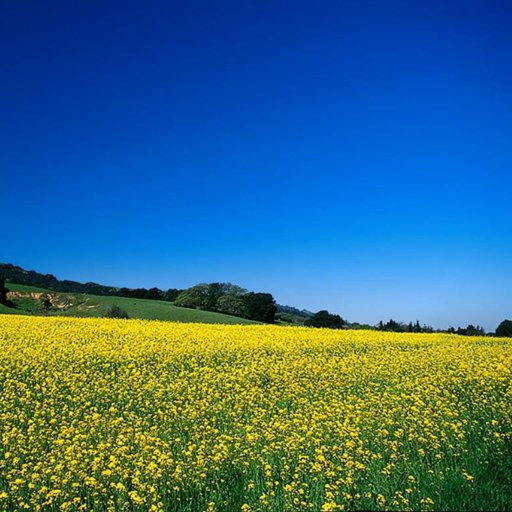
#> input picture 2025/Lab 5/Image1.png, 512 x 512 px
$ jupyter execute 'Lab 5.ipynb'
#> lines starting #> are read from the running program, lines starting #| are printed output that depends on the picture
[cell 1]
import numpy as np
import skimage as ski
import matplotlib.pyplot as plt

[cell 2]
x = [1, 2, 3, 4, 5]
y = [2, 3, 5, 7, 11]

plt.plot(x, y)
plt.show()
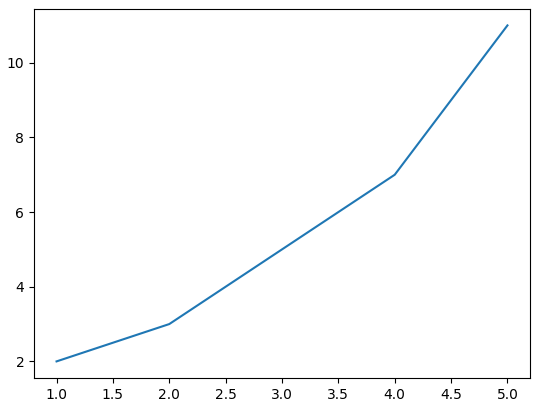
#> figure drawn by matplotlib, 1 panel

[cell 3]
plt.plot(x, y, color= "green", linestyle = "--", marker = "o")

plt.title("Sample Line Plot")
plt.xlabel("X Axis")
plt.ylabel("Y Axis")

plt.show()
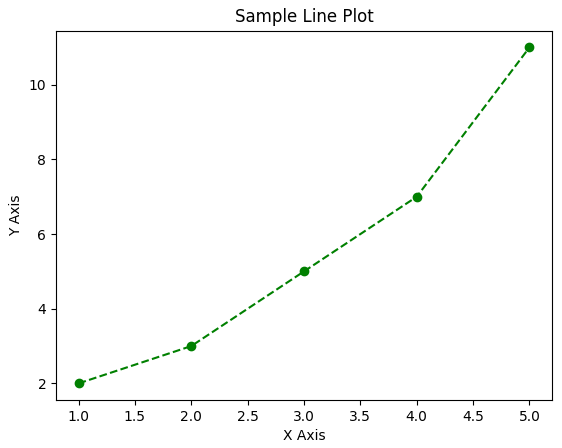
#> figure drawn by matplotlib, 1 panel

[cell 4]
categories = ['A', 'B', 'C', 'D']
values = [5, 7, 3, 8]

plt.bar(categories, values)
plt.show()
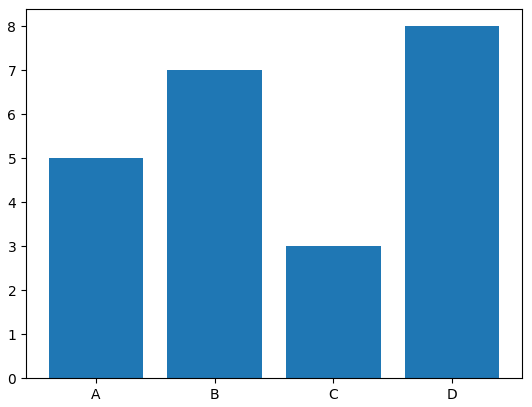
#> figure drawn by matplotlib, 1 panel; tallest bar 8 high, from x = 2.6 to 3.4

[cell 5]
values = [5, 7, 3, 8]

plt.hist(values, 10)
plt.show()
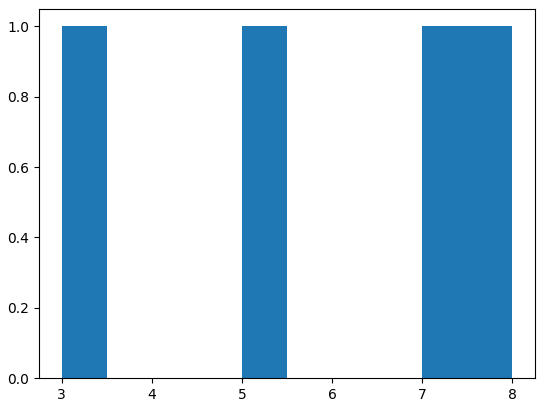
#> figure drawn by matplotlib, 1 panel

[cell 6]
plt.plot(x, y, label='Line 1')
plt.plot(x, [1, 4, 6, 8, 10], label='Line 2')
plt.legend()  # Adds a legend
plt.show()
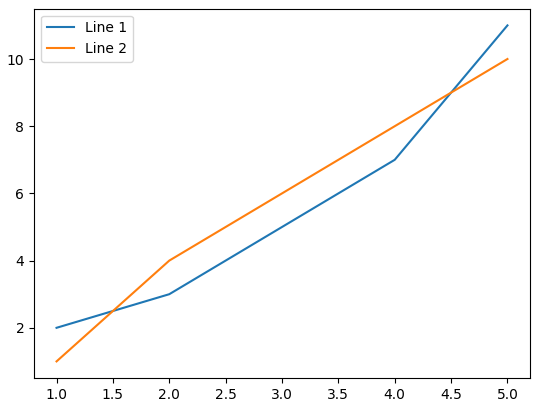
#> figure drawn by matplotlib, 1 panel

[cell 7]
# Create a figure with 1 row and 2 columns of subplots
plt.subplot(1, 2, 1)  # 1 row, 2 columns, 1st subplot
plt.plot(x, y)
plt.title("Line Plot")

plt.subplot(1, 2, 2)  # 1 row, 2 columns, 2nd subplot
plt.bar(categories, values)
plt.title("Bar Plot")

plt.show()
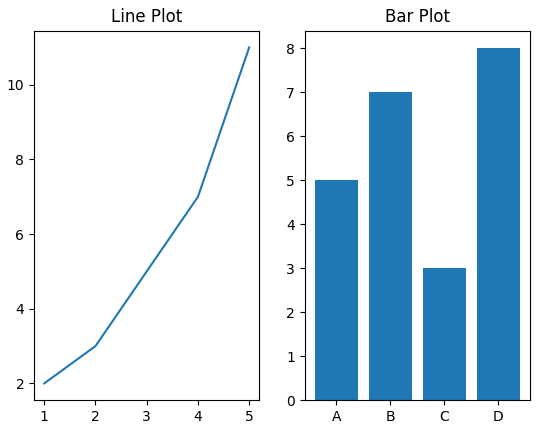
#> figure drawn by matplotlib, 2 panels; panel 2: tallest bar 8 high, from x = 2.6 to 3.4

[cell 8]
from skimage import io, color
import matplotlib.pyplot as plt

# Load the image
image = io.imread("Image1.png")
#> image is the input picture: shape (512, 512, 3); mean R, G, B 55, 107.2, 129.3

# Convert the image from RGB to grayscale
gray_image = color.rgb2gray(image)
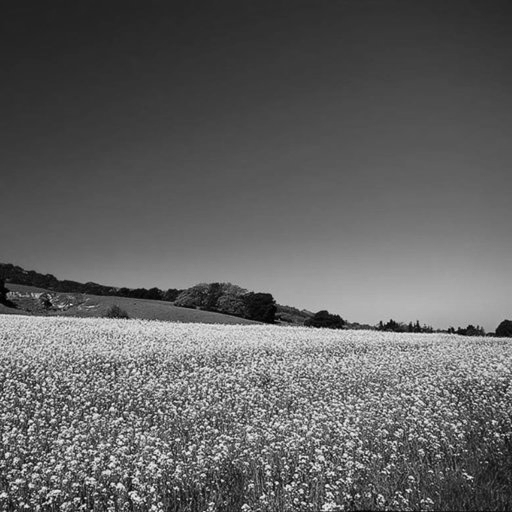
#> gray_image: shape (512, 512) float64; min 0, max 0.971, mean 0.383

# Display the original and grayscale images
_ , (ax1, ax2) = plt.subplots(1, 2, figsize=(10, 5))
ax1.imshow(image)
ax1.set_title("Original RGB Image")
ax1.axis("off")

ax2.imshow(gray_image, cmap="gray")
ax2.set_title("Grayscale Image")
ax2.axis("off")

plt.show()
